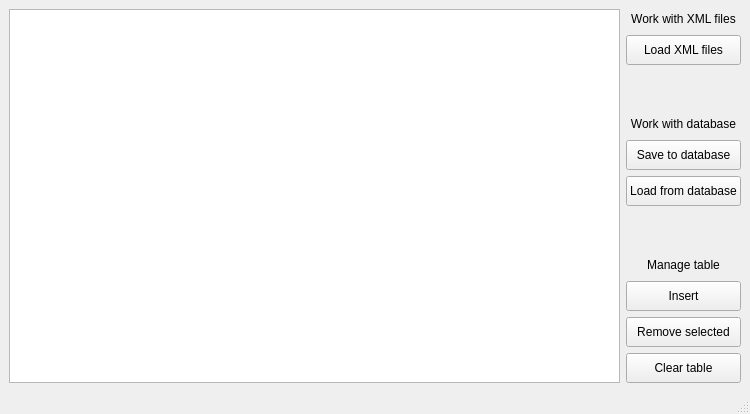
<?xml version="1.0" encoding="UTF-8"?>
<ui version="4.0">
 <class>MainWindow</class>
 <widget class="QMainWindow" name="MainWindow">
  <property name="windowModality">
   <enum>Qt::NonModal</enum>
  </property>
  <property name="geometry">
   <rect>
    <x>0</x>
    <y>0</y>
    <width>750</width>
    <height>414</height>
   </rect>
  </property>
  <property name="sizePolicy">
   <sizepolicy hsizetype="Preferred" vsizetype="Preferred">
    <horstretch>0</horstretch>
    <verstretch>0</verstretch>
   </sizepolicy>
  </property>
  <property name="minimumSize">
   <size>
    <width>750</width>
    <height>350</height>
   </size>
  </property>
  <property name="windowTitle">
   <string>MainWindow</string>
  </property>
  <widget class="QWidget" name="centralwidget">
   <property name="sizePolicy">
    <sizepolicy hsizetype="Expanding" vsizetype="Expanding">
     <horstretch>0</horstretch>
     <verstretch>0</verstretch>
    </sizepolicy>
   </property>
   <layout class="QHBoxLayout" name="horizontalLayout_2">
    <item>
     <widget class="QTableView" name="tableView"/>
    </item>
    <item>
     <layout class="QVBoxLayout" name="verticalLayout">
      <item>
       <widget class="QLabel" name="XMLTitleLabel">
        <property name="minimumSize">
         <size>
          <width>0</width>
          <height>20</height>
         </size>
        </property>
        <property name="text">
         <string>Work with XML files</string>
        </property>
        <property name="alignment">
         <set>Qt::AlignCenter</set>
        </property>
       </widget>
      </item>
      <item>
       <widget class="QPushButton" name="loadXmlButton">
        <property name="minimumSize">
         <size>
          <width>0</width>
          <height>30</height>
         </size>
        </property>
        <property name="cursor">
         <cursorShape>PointingHandCursor</cursorShape>
        </property>
        <property name="text">
         <string>Load XML files</string>
        </property>
        <property name="autoDefault">
         <bool>false</bool>
        </property>
        <property name="default">
         <bool>false</bool>
        </property>
        <property name="flat">
         <bool>false</bool>
        </property>
       </widget>
      </item>
      <item>
       <spacer name="verticalSpacer_2">
        <property name="orientation">
         <enum>Qt::Vertical</enum>
        </property>
        <property name="sizeType">
         <enum>QSizePolicy::Expanding</enum>
        </property>
        <property name="sizeHint" stdset="0">
         <size>
          <width>20</width>
          <height>40</height>
         </size>
        </property>
       </spacer>
      </item>
      <item>
       <widget class="QLabel" name="DatabaseTitleLabel">
        <property name="minimumSize">
         <size>
          <width>0</width>
          <height>20</height>
         </size>
        </property>
        <property name="text">
         <string>Work with database</string>
        </property>
        <property name="alignment">
         <set>Qt::AlignCenter</set>
        </property>
       </widget>
      </item>
      <item>
       <widget class="QPushButton" name="SaveToDBButton">
        <property name="minimumSize">
         <size>
          <width>0</width>
          <height>30</height>
         </size>
        </property>
        <property name="cursor">
         <cursorShape>PointingHandCursor</cursorShape>
        </property>
        <property name="text">
         <string>Save to database</string>
        </property>
        <property name="autoDefault">
         <bool>false</bool>
        </property>
        <property name="default">
         <bool>false</bool>
        </property>
        <property name="flat">
         <bool>false</bool>
        </property>
       </widget>
      </item>
      <item>
       <widget class="QPushButton" name="LoadFromDBButton">
        <property name="minimumSize">
         <size>
          <width>0</width>
          <height>30</height>
         </size>
        </property>
        <property name="cursor">
         <cursorShape>PointingHandCursor</cursorShape>
        </property>
        <property name="text">
         <string>Load from database</string>
        </property>
        <property name="autoDefault">
         <bool>false</bool>
        </property>
        <property name="default">
         <bool>false</bool>
        </property>
        <property name="flat">
         <bool>false</bool>
        </property>
       </widget>
      </item>
      <item>
       <spacer name="verticalSpacer">
        <property name="orientation">
         <enum>Qt::Vertical</enum>
        </property>
        <property name="sizeHint" stdset="0">
         <size>
          <width>20</width>
          <height>40</height>
         </size>
        </property>
       </spacer>
      </item>
      <item>
       <widget class="QLabel" name="ManagmentTitleLable">
        <property name="minimumSize">
         <size>
          <width>0</width>
          <height>20</height>
         </size>
        </property>
        <property name="text">
         <string>Manage table</string>
        </property>
        <property name="alignment">
         <set>Qt::AlignCenter</set>
        </property>
       </widget>
      </item>
      <item>
       <widget class="QPushButton" name="insertButton">
        <property name="minimumSize">
         <size>
          <width>0</width>
          <height>30</height>
         </size>
        </property>
        <property name="cursor">
         <cursorShape>PointingHandCursor</cursorShape>
        </property>
        <property name="text">
         <string>Insert</string>
        </property>
       </widget>
      </item>
      <item>
       <widget class="QPushButton" name="removeButton">
        <property name="minimumSize">
         <size>
          <width>0</width>
          <height>30</height>
         </size>
        </property>
        <property name="cursor">
         <cursorShape>PointingHandCursor</cursorShape>
        </property>
        <property name="text">
         <string>Remove selected</string>
        </property>
       </widget>
      </item>
      <item>
       <widget class="QPushButton" name="clearTableButton">
        <property name="minimumSize">
         <size>
          <width>0</width>
          <height>30</height>
         </size>
        </property>
        <property name="text">
         <string>Clear table</string>
        </property>
       </widget>
      </item>
     </layout>
    </item>
   </layout>
  </widget>
  <widget class="QMenuBar" name="menubar">
   <property name="geometry">
    <rect>
     <x>0</x>
     <y>0</y>
     <width>750</width>
     <height>20</height>
    </rect>
   </property>
  </widget>
  <widget class="QStatusBar" name="statusbar"/>
 </widget>
 <resources/>
 <connections/>
</ui>
